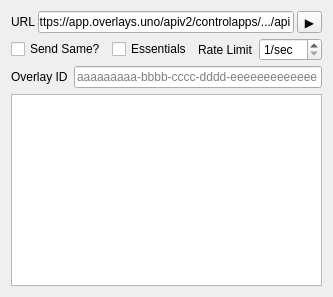
         <widget class="QWidget" name="tab_uno">
          <attribute name="title">
           <string>UNO</string>
          </attribute>
          <layout class="QGridLayout" name="gridLayout_5">
           <item row="0" column="0">
            <widget class="QWidget" name="widget_uno_props" native="true">
             <layout class="QVBoxLayout" name="verticalLayout_8">
              <property name="spacing">
               <number>0</number>
              </property>
              <property name="leftMargin">
               <number>0</number>
              </property>
              <property name="topMargin">
               <number>0</number>
              </property>
              <property name="rightMargin">
               <number>0</number>
              </property>
              <property name="bottomMargin">
               <number>0</number>
              </property>
              <item>
               <widget class="QWidget" name="connectionWidget_2" native="true">
                <layout class="QHBoxLayout" name="horizontalLayout_29">
                 <property name="spacing">
                  <number>3</number>
                 </property>
                 <property name="leftMargin">
                  <number>0</number>
                 </property>
                 <property name="topMargin">
                  <number>0</number>
                 </property>
                 <property name="rightMargin">
                  <number>0</number>
                 </property>
                 <property name="bottomMargin">
                  <number>0</number>
                 </property>
                 <item>
                  <widget class="QLabel" name="connectionLabel_2">
                   <property name="text">
                    <string>URL</string>
                   </property>
                  </widget>
                 </item>
                 <item>
                  <widget class="QLineEdit" name="lineEdit_unoUrl">
                   <property name="text">
                    <string>https://app.overlays.uno/apiv2/controlapps/.../api</string>
                   </property>
                  </widget>
                 </item>
                 <item>
                  <widget class="QToolButton" name="toolButton_toggleUno">
                   <property name="text">
                    <string>▶️</string>
                   </property>
                   <property name="checkable">
                    <bool>true</bool>
                   </property>
                  </widget>
                 </item>
                </layout>
               </widget>
              </item>
              <item>
               <widget class="QWidget" name="widget_26" native="true">
                <property name="minimumSize">
                 <size>
                  <width>0</width>
                  <height>0</height>
                 </size>
                </property>
                <layout class="QHBoxLayout" name="horizontalLayout_30">
                 <property name="leftMargin">
                  <number>0</number>
                 </property>
                 <property name="topMargin">
                  <number>5</number>
                 </property>
                 <property name="rightMargin">
                  <number>0</number>
                 </property>
                 <property name="bottomMargin">
                  <number>5</number>
                 </property>
                 <item>
                  <widget class="QCheckBox" name="checkBox_uno_send_same">
                   <property name="sizePolicy">
                    <sizepolicy hsizetype="Fixed" vsizetype="Fixed">
                     <horstretch>0</horstretch>
                     <verstretch>0</verstretch>
                    </sizepolicy>
                   </property>
                   <property name="toolTip">
                    <string>Send only new detections or also existing?</string>
                   </property>
                   <property name="text">
                    <string>Send Same?</string>
                   </property>
                  </widget>
                 </item>
                 <item>
                  <widget class="QCheckBox" name="checkBox_uno_essentials">
                   <property name="sizePolicy">
                    <sizepolicy hsizetype="Fixed" vsizetype="Fixed">
                     <horstretch>0</horstretch>
                     <verstretch>0</verstretch>
                    </sizepolicy>
                   </property>
                   <property name="text">
                    <string>Essentials</string>
                   </property>
                  </widget>
                 </item>
                 <item>
                  <widget class="QLabel" name="label_23">
                   <property name="sizePolicy">
                    <sizepolicy hsizetype="Fixed" vsizetype="Preferred">
                     <horstretch>0</horstretch>
                     <verstretch>0</verstretch>
                    </sizepolicy>
                   </property>
                   <property name="text">
                    <string>Rate Limit</string>
                   </property>
                  </widget>
                 </item>
                 <item>
                  <widget class="QSpinBox" name="spinBox">
                   <property name="sizePolicy">
                    <sizepolicy hsizetype="Fixed" vsizetype="Fixed">
                     <horstretch>0</horstretch>
                     <verstretch>0</verstretch>
                    </sizepolicy>
                   </property>
                   <property name="suffix">
                    <string>/sec</string>
                   </property>
                   <property name="minimum">
                    <number>1</number>
                   </property>
                  </widget>
                 </item>
                </layout>
               </widget>
              </item>
              <item>
               <widget class="QWidget" name="widget_uno_essentials_details" native="true">
                <layout class="QHBoxLayout" name="horizontalLayout_21">
                 <property name="leftMargin">
                  <number>0</number>
                 </property>
                 <property name="topMargin">
                  <number>0</number>
                 </property>
                 <property name="rightMargin">
                  <number>0</number>
                 </property>
                 <property name="bottomMargin">
                  <number>0</number>
                 </property>
                 <item>
                  <widget class="QLabel" name="label_24">
                   <property name="sizePolicy">
                    <sizepolicy hsizetype="Fixed" vsizetype="Preferred">
                     <horstretch>0</horstretch>
                     <verstretch>0</verstretch>
                    </sizepolicy>
                   </property>
                   <property name="text">
                    <string>Overlay ID</string>
                   </property>
                  </widget>
                 </item>
                 <item>
                  <widget class="QLineEdit" name="lineEdit_uno_essentials_id">
                   <property name="sizePolicy">
                    <sizepolicy hsizetype="Preferred" vsizetype="Fixed">
                     <horstretch>0</horstretch>
                     <verstretch>0</verstretch>
                    </sizepolicy>
                   </property>
                   <property name="text">
                    <string/>
                   </property>
                   <property name="placeholderText">
                    <string>aaaaaaaaa-bbbb-cccc-dddd-eeeeeeeeeeeee</string>
                   </property>
                  </widget>
                 </item>
                </layout>
               </widget>
              </item>
             </layout>
            </widget>
           </item>
           <item row="2" column="0">
            <widget class="QTableView" name="tableView_unoMapping">
             <attribute name="horizontalHeaderVisible">
              <bool>false</bool>
             </attribute>
             <attribute name="horizontalHeaderStretchLastSection">
              <bool>true</bool>
             </attribute>
            </widget>
           </item>
          </layout>
         </widget>
